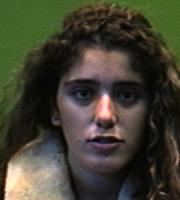
#> input picture Input/faces94/female/9338535/9338535.12.jpg, 180 x 200 px; its folder holds only this picture in this run
$ jupyter execute --allow-errors entrega1.ipynb
#> lines starting #> are read from the running program, lines starting #| are printed output that depends on the picture
# Proyecto integrador 1
## Proyecto de analisis de imagenes
## Integrantes:

   - Juliana Ochoa Ramirez
   - Javier Arturo Rozo Alzate
   - Mateo Graciano
   - Cristian David Muñoz Mora
   - Juan Mauricio Cuscagua López

## Entendimiento del problema
hilasuhaslalk
iualhliausdhoids
hdUCLGHsiudh
OGUDhulihl

## Entendimiento de los datos

explicar maso como es la forma en la que los vamos a almacenar y que son en escala de grises y todos eso

## Preparacón de los datos
alsuihiuadhali
kguscygaiuchai

UYGAULSIHLJH

Creo que estas cosas de arriba se debenintegrar a los chunks de abajo

## Librerias usadas en el proyecto

[cell 1]
import cv2
import re
import pandas as pd
import numpy as np
from scipy.spatial.distance import directed_hausdorff
import matplotlib.pyplot as plt
import seaborn as sns
from scipy.spatial import distance

# Lectura y preprocesamiento de datos

[cell 2]
#List all image files
import glob
image_list = []
base1='../input/faces94/*'
male=[]
female=[]
n_im=0
for root1 in glob.glob(base1):
    base2=root1+'/*'
    for (root2) in glob.glob(base2):
        base3=root2+'/*.jpg'
        for (root3) in glob.glob(base3):
            image_list.append(root3)
            if('/male/'in root3):
                male.append(n_im)
            if('/female/'in root3):
                female.append(n_im)
            if('/malestaff/'in root3):
                male.append(n_im)
            n_im+=1

# Make a whole matrix with all dataset 180x180*num_images
data_set=np.zeros((len(image_list),180,180))
for image in range(len(image_list)):
    data_set[image,:,:]=cv2.cvtColor(cv2.resize(cv2.imread(image_list[image]),(180, 180)),cv2.COLOR_BGR2GRAY)

# Exploración de datos

[cell 3]
fig, axs = plt.subplots(nrows=1, ncols=2)
#> (the rest of this cell did not finish here and is left out)

# Distancias sobre imagenes
## Metrica Euclidiana
### Distribución de las normas

[cell 4]
cero=np.mean(data_set, axis=0)
distances=np.linalg.norm(data_set-cero, ord=None, axis=(1,2), keepdims=False)

sns.distplot(distances)
plt.title('Distribución de distancias')
plt.show()
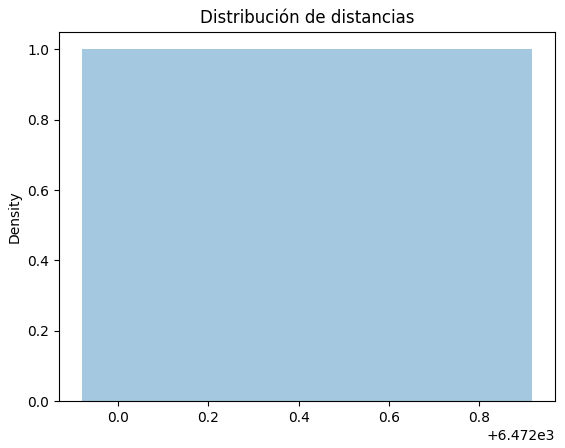
#> figure drawn by matplotlib, 1 panel

orden=np.argsort(np.array(distances))

fig, axs = plt.subplots(nrows=1, ncols=2)
axs[0].imshow(data_set[orden[0],:,:], cmap = plt.cm.gray) #check
axs[0].set_title('Imagen más normal')
#plt.show()

axs[1].imshow(data_set[orden[-1],:,:], cmap = plt.cm.gray) #check
axs[1].set_title('Imagen más extraña')
plt.show()
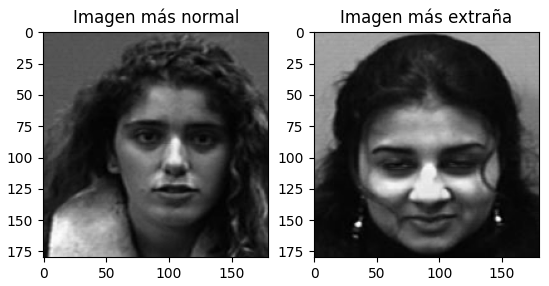
#> figure drawn by matplotlib, 2 panels

### Se identifican los outliers?

[cell 5]
outlier_list = []
base1='../input/Outliers/*'
for root1 in glob.glob(base1):
    outlier_list.append(root1)

data_set_out=np.zeros((len(outlier_list),180,180))
for image in range(len(outlier_list)):
    data_set_out[image,:,:]=cv2.cvtColor(cv2.resize(cv2.imread(outlier_list[image]),(180, 180)),cv2.COLOR_BGR2GRAY)

distances_out=np.linalg.norm(data_set_out-cero, ord=None, axis=(1,2), keepdims=False)

sns.distplot(distances)
sns.rugplot(distances_out,color="r")
plt.title('Distribución de distancias')
plt.show()

## Metrica de Manhattan

### Distribución de las normas

[cell 6]
cero=np.mean(data_set, axis=0)
distances=np.linalg.norm(data_set-cero, ord=1, axis=(1,2), keepdims=False)

sns.distplot(distances)
plt.title('Distribución de distancias')
plt.show()
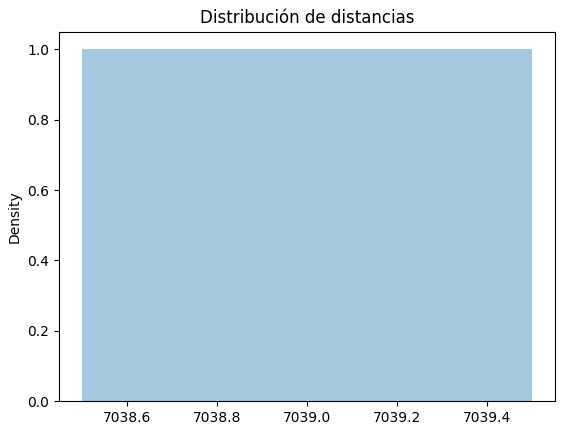
#> figure drawn by matplotlib, 1 panel

orden=np.argsort(np.array(distances))

fig, axs = plt.subplots(nrows=1, ncols=2)
axs[0].imshow(data_set[orden[0],:,:], cmap = plt.cm.gray) #check
axs[0].set_title('Imagen más normal')
#plt.show()

axs[1].imshow(data_set[orden[-1],:,:], cmap = plt.cm.gray) #check
axs[1].set_title('Imagen más extraña')
plt.show()

### Se identifican los outliers?

[cell 7]
outlier_list = []
base1='../input/Outliers/*'
for root1 in glob.glob(base1):
    outlier_list.append(root1)

data_set_out=np.zeros((len(outlier_list),180,180))
for image in range(len(outlier_list)):
    data_set_out[image,:,:]=cv2.cvtColor(cv2.resize(cv2.imread(outlier_list[image]),(180, 180)),cv2.COLOR_BGR2GRAY)

distances_out=np.linalg.norm(data_set_out-cero, ord=1, axis=(1,2), keepdims=False)

sns.distplot(distances)
sns.rugplot(distances_out,color="r")
plt.title('Distribución de distancias')
plt.show()

## Hausserdoff distance

### Distribución de las normas

[cell 8]
cero=np.mean(data_set, axis=0)
distances=[]
for image in range(data_set.shape[0]):
    #print(image)
    distances.append(directed_hausdorff(cero,data_set[image,:,:])[0])

sns.distplot(distances)
plt.title('Distribución de distancias')
plt.show()
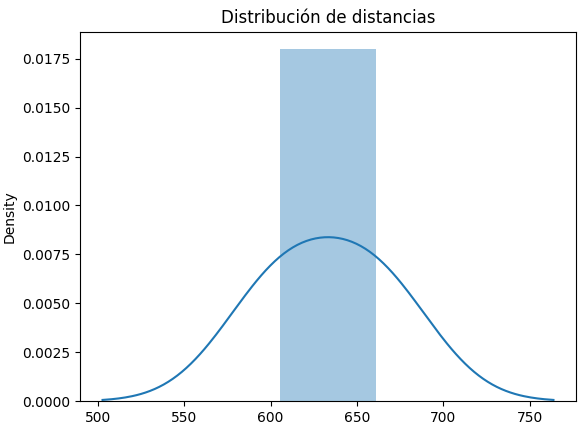
#> figure drawn by matplotlib, 1 panel; curve peaks at x = 632.5, y = 0.00838

orden=np.argsort(np.array(distances))

fig, axs = plt.subplots(nrows=1, ncols=2)
axs[0].imshow(data_set[orden[0],:,:], cmap = plt.cm.gray) #check
axs[0].set_title('Imagen más normal')
#plt.show()

axs[1].imshow(data_set[orden[-1],:,:], cmap = plt.cm.gray) #check
axs[1].set_title('Imagen más extraña')
plt.show()

### Se identifican los outliers?

[cell 9]
outlier_list = []
base1='../input/Outliers/*'
for root1 in glob.glob(base1):
    outlier_list.append(root1)

data_set_out=np.zeros((len(outlier_list),180,180))
for image in range(len(outlier_list)):
    data_set_out[image,:,:]=cv2.cvtColor(cv2.resize(cv2.imread(outlier_list[image]),(180, 180)),cv2.COLOR_BGR2GRAY)

distances_out=[]
for image in range(data_set_out.shape[0]):
    #print(image)
    distances_out.append(directed_hausdorff(cero,data_set_out[image,:,:])[0])

sns.distplot(distances)
sns.rugplot(distances_out,color="r")
plt.title('Distribución de distancias')
plt.show()
